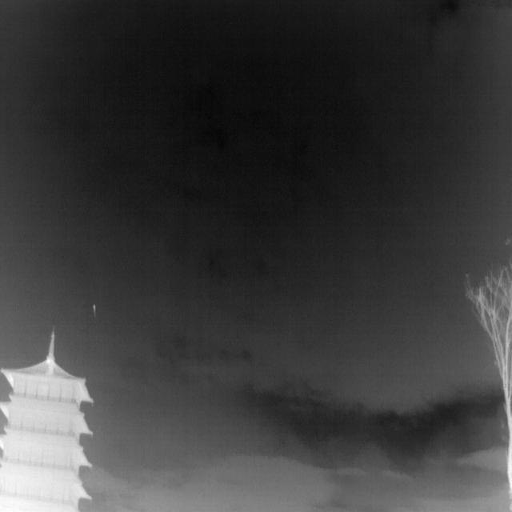
#> input picture dense/image/XDU143.png, 512 x 512 px, found by its file name; its folder holds only this picture in this run
$ python create_dense_dataset.py
#> lines starting #> are read from the running program, lines starting #| are printed output that depends on the picture; after the words box and inside, x2 and y2 are one past the last pixel; in counts of white or black regions, pixels touching at a corner belong together
#> further down, image is the input picture: shape (512, 512); min 4, max 255, mean 59.7
import cv2
import numpy as np
import numpy
# import PIL.Image as Image
import os
import random
from typing import Tuple, Sequence, List, Union
import os
import mmcv
import skimage.measure as skm
import numpy as np
from pathlib import Path
from matplotlib import pyplot as plt
try:
    import xml.etree.cElementTree as ET
except ImportError:
    import xml.etree.ElementTree as ET
from lxml import etree
import logging
import matplotlib.patches as patches
import time
import logging
from scipy.stats import multivariate_normal


# 创建名为 "ycy" 的日志记录器
logger = logging.getLogger("logger")

# 配置日志记录器的日志级别
logger.setLevel(logging.INFO)

# 创建一个处理程序,将日志消息发送到控制台
console_handler = logging.StreamHandler()
console_handler.setLevel(logging.INFO)

# 创建一个文件处理程序,将日志消息写入文件
file_handler = logging.FileHandler("dense_dataset.log")
file_handler.setLevel(logging.INFO)

# 创建一个格式化器,指定日志消息的格式
formatter = logging.Formatter(
    "%(asctime)s - %(name)s - %(levelname)s - %(message)s")

# 为处理程序设置格式化器
console_handler.setFormatter(formatter)
file_handler.setFormatter(formatter)

# 将处理程序添加到日志记录器
logger.addHandler(console_handler)
logger.addHandler(file_handler)
logger.info("="*50)


def shrink_large_objects(image: np.ndarray,
                         mask: np.ndarray,
                         object_max_size: Union[int, Tuple[int, int]] = 7) -> Tuple[np.ndarray, np.ndarray]:
    """
    shrink_large_objects 缩小大目标

    Args:
        image (np.ndarray): 图像数据
        mask (np.ndarray): 掩码数据
        object_max_size (int, optional): 目标最大尺寸. Defaults to 7.

    Returns:
        Tuple[np.ndarray, np.ndarray]: 返回处理后的图像和掩码
    """
#> called with object_max_size = 7
    # Find contours in the mask
    contours, _ = cv2.findContours(
        mask, cv2.RETR_EXTERNAL, cv2.CHAIN_APPROX_SIMPLE)
#> contours = [[[0, 0], [0, 511], [511, 511], [511, 0]]]
    if isinstance(object_max_size, int):
        max_height = max_width = object_max_size
    elif isinstance(object_max_size, Tuple) and len(object_max_size) == 2:
        max_width = object_max_size[0]
        max_height = object_max_size[1]
    for contour in contours:
        # Calculate the bounding rectangle for the contour
        original_object_x1, original_object_y1, original_object_w, original_object_h = cv2.boundingRect(
            contour)

        if original_object_w >= max_width or original_object_h >= max_height:

            # Calculate the scaling factor to shrink to target size
            scale_factor = min(
                max_width / original_object_w, max_height / original_object_h)

            # Calculate the new width and height
            new_w = int(original_object_w * scale_factor)
            new_h = int(original_object_h * scale_factor)

            # Calculate the new top-left corner
            new_x = int(original_object_x1 +
                        (original_object_w - new_w) / 2)
            new_y = int(original_object_y1 +
                        (original_object_h - new_h) / 2)

            # Crop the original region of interest and enlarge roi
            padding = 1
            img_height, img_width = image.shape[:2]

            roi_image = image[max(
                0, original_object_y1 - padding):min(img_height, original_object_y1 + original_object_h + padding), max(0, original_object_x1 - padding):min(img_width, original_object_x1 + original_object_w + padding)]
            roi_mask = mask[max(
                0, original_object_y1 - padding):min(img_height, original_object_y1 + original_object_h + padding), max(0, original_object_x1 - padding):min(img_width, original_object_x1 + original_object_w + padding)]

            # Resize the cropped region to target size
            resized_roi_image = cv2.resize(
                roi_image, (new_w, new_h), interpolation=cv2.INTER_LINEAR)
            # roi_image2 = cv2.resize(
            #     resized_roi_image, (original_object_w+2*padding, original_object_h+2*padding), interpolation=cv2.INTER_LINEAR)
            # 定义腐蚀操作的结构元素（内核）
            # kernel_size = (7, 7)  # 调整内核的大小
            # # 调整内核的形状,也可以使用 cv2.MORPH_ELLIPSE 或 cv2.MORPH_CROSS cv2.MORPH_RECT
            # kernel_shape = cv2.MORPH_RECT

            # kernel = cv2.getStructuringElement(kernel_shape, kernel_size)
            kernel = np.ones((5, 5), np.uint8)  # 5x5的正方形内核,可以根据需要调整大小

            # 进行腐蚀操作
            # eroded_image = cv2.erode(roi_image, kernel, iterations=1)
            kernel_size = (9, 9)
            # blurred = cv2.blur(roi_image, kernel_size)
            blurred = cv2.medianBlur(roi_image, ksize=11)
            # blurred = cv2.GaussianBlur(roi_image, kernel_size, 0)
            eroded_image = cv2.erode(blurred, kernel, iterations=1)
            # blurred_mask = cv2.GaussianBlur(roi_mask, kernel_size, 0)
            # blurred_mask[blurred_mask != 0] = 255

            # # blank_image = np.zeros_like(image)
            # result = cv2.bitwise_or(roi_image, roi_image2)
            resized_roi_mask = cv2.resize(
                roi_mask, (new_w, new_h), interpolation=cv2.INTER_LINEAR)
            resized_roi_mask[resized_roi_mask != 0] = 255

            # Fill the surrounding region in image with average pixel value of the eight surrounding boxes
            # avg_pixel_value = calculate_mean_around_box(
            #     image, original_object_x1, original_object_y1, original_object_w, original_object_h)
            # image[max(
            #     0, original_object_y1 - padding):min(img_height, original_object_y1 + original_object_h + padding), max(0, original_object_x1 - padding):min(img_width, original_object_x1 + original_object_w + padding)] = avg_pixel_value
            # Update image with resized region
            image[max(
                0, original_object_y1 - padding):min(img_height, original_object_y1 + original_object_h + padding), max(0, original_object_x1 - padding):min(img_width, original_object_x1 + original_object_w + padding)] = eroded_image
            # image[new_y:new_y + new_h, new_x:new_x + new_w] = blurred
            image[new_y:new_y + new_h, new_x:new_x +
                  new_w] = resized_roi_image
            # blurred = cv2.GaussianBlur(roi_image, kernel_size, 0)

            # Update mask with resized region and fill surrounding with 0
            mask[original_object_y1:original_object_y1+original_object_h,
                 original_object_x1:original_object_x1+original_object_w] = 0
            mask[new_y:new_y + new_h, new_x:new_x + new_w] = resized_roi_mask
#> this loop made 1 pass
#> (contour, original_object_x1, original_object_y1, original_object_w, original_object_h, scale_factor, new_w, new_h) on pass 1: ([[0, 0], [0, 511], [511, 511], [511, 0]], 0, 0, 512, 512, 0.0137, 7, 7)
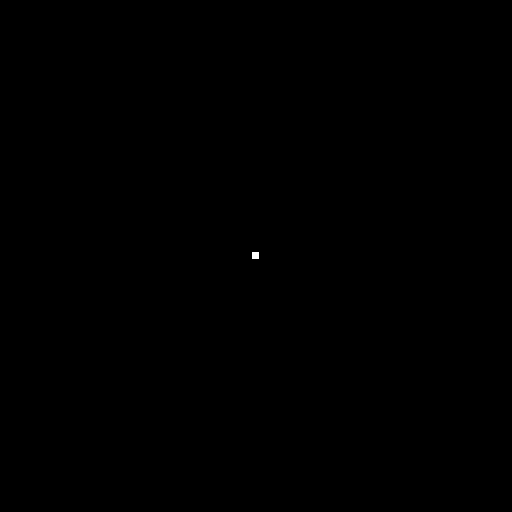
#> mask: shape (512, 512); 0.02% white; 1 white region, box (x1, y1, x2, y2) and area: (252, 252, 259, 259) 49
            # mask[max(
            #     0, original_object_y1 - padding):min(img_height, original_object_y1 + original_object_h + padding), max(0, original_object_x1 - padding):min(img_width, original_object_x1 + original_object_w + padding)] = blurred_mask
            # 增强图像目标
            # 定义亮度增加的值
            # brightness_increase = 50

            # # 使用布尔索引选择满足条件的像素位置
            # selected_pixels = mask == 255

            # # 在满足条件的位置上增加亮度,同时确保不超过255
            # # image[selected_pixels] = np.minimum(
            # #     image[selected_pixels] + brightness_increase, 230)
            # adjusted_pixels = image[selected_pixels] + brightness_increase
            # adjusted_pixels[adjusted_pixels > 255] = 255
            # image[selected_pixels] = adjusted_pixels

    return image, mask


def create_dense_dataset(image: np.ndarray,
                         mask: np.ndarray,
                         max_copies: int = 5,
                         max_offset: int = 15,
                         overlap: bool = False,
                         object_max_size: Union[int, Tuple[int, int]] = 7) -> Tuple[np.ndarray, np.ndarray]:
    """
    create_dense_dataset 根据给定的稀疏目标图像创建稠密目标图像

    Args:
        image (np.ndarray): 图像数据
        mask (np.ndarray): 掩码数据
        max_copies (int, optional): 最大的稠密目标数量. Defaults to 5.
        max_offset (int, optional): 最大偏差. Defaults to 15.
        overlap (bool) : 是否允许目标重叠. Defaults to False.
            注释：如果overlap是False，将采用高斯分布，进行无重叠密集目标的生成，且目标大小随机，保证不超过给定尺寸object_max_size。此外，如果想实现可能重叠且随机大小的密集目标的生成，可以将is_overlap置为False；

            如果是True，将使用类似于均匀分布的方式，进行可能重叠的密集目标的生成,此时只是进行相同目标多份复制，副本目标与原始目标尺寸大小一致。此时注意，原始目标如果大于给定尺寸object_max_size，那就无法保证副本目标的尺寸小于等于给定的object_max_size. 因此，可以先使用shrink_large_objects函数进行目标缩小，再使用该函数即可！
        object_max_size (Optional[int, Tuple[int, int]]) : int=7-> width = height = 7;
                                            Tuple[int,int]=(width,height). Defaults to 7.
    Returns:
        Tuple[np.ndarray, np.ndarray]: 返回稠密目标的图像和掩码
    """
#> called with max_copies = 5, max_offset = 20, overlap = False, object_max_size = 7
    dense_image = image.copy()
    dense_mask = mask.copy()

    # Find contours in the mask
    contours, _ = cv2.findContours(
        dense_mask, cv2.RETR_EXTERNAL, cv2.CHAIN_APPROX_SIMPLE)
#> contours = [[[252, 252], [252, 258], [258, 258], [258, 252]]]
    group_gt_bboxes = []
    # cnt = 0
    gt_bboxes = []
    for contour in contours:
        # Calculate the bounding rectangle for the contour
        original_object_x1, original_object_y1, original_object_w, original_object_h = cv2.boundingRect(
            contour)
        # group bbox coordinate=(xmin,ymin,xmax,ymax)
        floating_window_x1 = max(0, original_object_x1 - max_offset)
        floating_window_y1 = max(0, original_object_y1 - max_offset)
        floating_window_x2 = min(
            dense_image.shape[1], original_object_x1 + original_object_w + max_offset)
        floating_window_y2 = min(
            dense_image.shape[0], original_object_y1 + original_object_h + max_offset)
        group_bbox = (floating_window_x1, floating_window_y1,
                      floating_window_x2, floating_window_y2)
        # 所有副本左上角和右下角坐标,初始化为当前目标
        all_objects_xmin = [original_object_x1]
        all_objects_ymin = [original_object_y1]
        all_objects_xmax = [original_object_x1+original_object_w]
        all_objects_ymax = [original_object_y1+original_object_h]
        # cnt += 1
        min_num_copies = 1
        min_offset = 7
        num_copies = random.randint(min_num_copies, max_copies)
        if overlap:
            for _ in range(num_copies):
                while True:
                    # Calculate random offsets for the copy
                    offset_x = random.randint(min_offset, max_offset)
                    if random.randint(-1, 0) == -1:
                        offset_x *= -1
                    offset_y = random.randint(min_offset, max_offset)
                    if random.randint(-1, 0) == -1:
                        offset_y *= -1

                    # Calculate the new top-left corner for the copy
                    new_x1 = max(0, original_object_x1 + offset_x)
                    new_y1 = max(0, original_object_y1 + offset_y)

                    # Calculate the new bottom-right corner for the copy
                    new_x2 = new_x1 + original_object_w
                    new_y2 = new_y1 + original_object_h

                    # Check if the new bottom-right corner is within image boundaries
                    if new_x2 <= dense_image.shape[1] and new_y2 <= dense_image.shape[0]:
                        # cnt += 1
                        all_objects_xmin.append(new_x1)
                        all_objects_ymin.append(new_y1)
                        all_objects_xmax.append(new_x2)
                        all_objects_ymax.append(new_y2)
                        # Calculate the dimensions of the overlapping region
                        overlap_w = new_x2 - new_x1
                        overlap_h = new_y2 - new_y1

                        # Crop and copy the overlapping region
                        roi_image = image[original_object_y1:original_object_y1 +
                                          overlap_h, original_object_x1:original_object_x1+overlap_w]
                        roi_mask = mask[original_object_y1:original_object_y1 +
                                        overlap_h, original_object_x1:original_object_x1+overlap_w]
                        dense_image[new_y1:new_y1 + overlap_h,
                                    new_x1:new_x1 + overlap_w] = roi_image
                        dense_mask[new_y1:new_y1 + overlap_h,
                                   new_x1:new_x1 + overlap_w] = roi_mask
                        break
        else:
            floating_window_width = floating_window_x2 - floating_window_x1
            floating_window_height = floating_window_y2 - floating_window_y1
            # generating normalized gauss matrix
            normalized_gauss_matrix = generate_gaussian_matrix(
                floating_window_height, floating_window_width)
            # [5 lines of commented-out code are left out]

            for i in range(num_copies):
                while True:
                    # 使用概率密度函数值进行不重复加权采样
                    idx = np.random.choice(floating_window_width * floating_window_height, replace=False,
                                           p=normalized_gauss_matrix.flatten())
                    # 将索引转换为左上角坐标，用于放置目标副本
                    new_y1 = idx // floating_window_height + floating_window_y1
                    new_x1 = idx % floating_window_width + floating_window_x1
                    # print('x={},y={}'.format(x, y))

                    # TODO resize原有目标来生成目标副本，保证不超过7像素，并计算目标的宽度和高度
                    # Calculate the scaling factor to shrink to target size
                    if isinstance(object_max_size, int):
                        max_height = max_width = object_max_size
                    elif isinstance(object_max_size, Tuple) and len(object_max_size) == 2:
                        max_width = object_max_size[0]
                        max_height = object_max_size[1]
                    target_width = random.randint(1, max_width)
                    target_height = random.randint(1, max_height)
                    scale_factor = min(
                        target_width / original_object_w, target_height / original_object_h)

                    # Calculate the new width and height
                    new_w = 1 if int(
                        original_object_w * scale_factor) == 0 else int(original_object_w * scale_factor)
                    new_h = 1 if int(
                        original_object_h * scale_factor) == 0 else int(original_object_h * scale_factor)

                    # Calculate the new bottom-right corner for the copy
                    new_x2 = new_x1 + new_w
                    new_y2 = new_y1 + new_h
                    # 确保物体不超出图像边界(new_x1,new_y已经保证了大于等于0)
                    if new_x2 > image.shape[1] or new_y2 > image.shape[0]:
                        continue
                    print('i:{}, new_h={}, new_w={}'.format(i+1, new_h, new_w))
                    # 检查物体是否与已有物体重叠，此外控制所有目标相邻距离>=margin
                    margin = 2
                    is_overlap = np.any(mask[max(new_y1-margin, 0):min(new_y2+margin, image.shape[0]),
                                             max(new_x1-margin, 0):min(new_x2+margin, image.shape[1])] == 255)
                    # 如果想实现可能重叠且随机大小的密集目标的生成，可以将is_overlap置为False,即取消下行代码注释使is_overlap = False, 直接通过if条件判断即可！
                    # is_overlap = False
                    if not is_overlap:
                        print('in non overlap..')
                        # Crop the original region of interest and shrink roi
                        padding = 0
                        img_height, img_width = image.shape[:2]

                        roi_image = image[max(
                            0, original_object_y1 - padding):min(img_height, original_object_y1 + original_object_h + padding), max(0, original_object_x1 - padding):min(img_width, original_object_x1 + original_object_w + padding)]
                        # print(roi_image.shape)
                        roi_mask = mask[max(
                            0, original_object_y1 - padding):min(img_height, original_object_y1 + original_object_h + padding), max(0, original_object_x1 - padding):min(img_width, original_object_x1 + original_object_w + padding)]
                        # resize image and mask
                        # cv2.INTER_LANCZOS4：Lanczos插值，使用像素网格周围的8x8像素来计算新像素的值，通常用于缩小图像。
                        # cv2.INTER_AREA：区域插值，根据图像区域的平均值来计算新像素的值，通常用于缩小图像。
                        resized_roi_image = cv2.resize(
                            roi_image, (new_w, new_h), interpolation=cv2.INTER_LINEAR)
                        resized_roi_mask = cv2.resize(
                            roi_mask, (new_w, new_h), interpolation=cv2.INTER_LINEAR)
                        resized_roi_mask[resized_roi_mask != 0] = 255

                        # cv2.imshow('resized_roi_mask', resized_roi_mask)
                        # cv2.waitKey(0)
                        # cv2.destroyAllWindows()
                        dense_image[new_y1:new_y1 + new_h, new_x1:new_x1 +
                                    new_w] = resized_roi_image
                        dense_mask[new_y1:new_y1 + new_h, new_x1:new_x1 +
                                   new_w] = resized_roi_mask

                        all_objects_xmin.append(new_x1)
                        all_objects_ymin.append(new_y1)
                        all_objects_xmax.append(new_x2)
                        all_objects_ymax.append(new_y2)
                        break
            pass
        # get final group bbox coordinate=(xmin,ymin,xmax,ymax)
        floating_window_x1 = max(floating_window_x1, min(all_objects_xmin))
        floating_window_y1 = max(floating_window_y1, min(all_objects_ymin))
        floating_window_x2 = min(floating_window_x2, max(all_objects_xmax))
        floating_window_y2 = min(floating_window_y2, max(all_objects_ymax))
        group_bbox = (floating_window_x1, floating_window_y1,
                      floating_window_x2, floating_window_y2)
        group_gt_bboxes.append(group_bbox)
        # gt_bboxes
        single_object_bbox = [(xmin, ymin, xmax, ymax) for xmin, ymin, xmax, ymax in zip(
            all_objects_xmin, all_objects_ymin, all_objects_xmax, all_objects_ymax)]
        gt_bboxes.extend(single_object_bbox)
#> this loop made 1 pass
#> (contour, original_object_x1, original_object_y1, original_object_w, original_object_h, floating_window_x1, floating_window_y1, floating_window_x2) on pass 1: ([[252, 252], [252, 258], [258, 258], [258, 252]], 252, 252, 7, 7, 246, 252, 264)
#> (printed output is left out)
#> pass 1, in generate_gaussian_matrix, `gauss_matrix = multivariate_normal.pdf(pos, mean=center, cov=covariance)`:
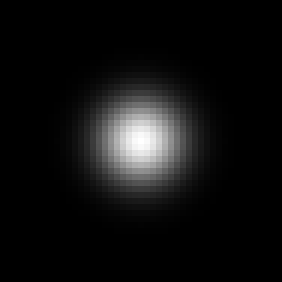
#> gauss_matrix: shape (47, 47) float64 (shown 6 times larger); min 2.87e-13, max 0.0072, mean 0.000453; drawn with min black and max white
#> (the rest of the program and of its run is left out)
